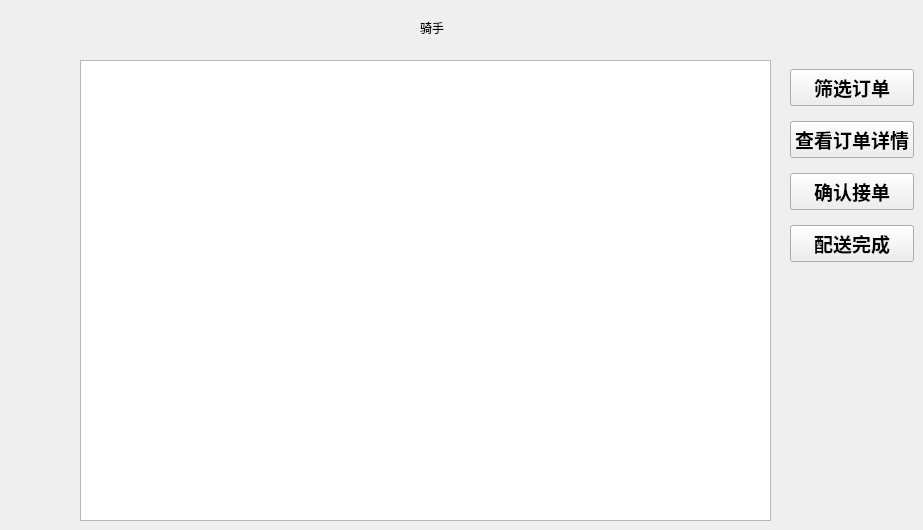
   <widget class="QWidget" name="page_6">
    <widget class="QLabel" name="label_13">
     <property name="geometry">
      <rect>
       <x>420</x>
       <y>20</y>
       <width>72</width>
       <height>15</height>
      </rect>
     </property>
     <property name="text">
      <string>骑手</string>
     </property>
    </widget>
    <widget class="QTableView" name="tableView_2">
     <property name="geometry">
      <rect>
       <x>80</x>
       <y>60</y>
       <width>691</width>
       <height>461</height>
      </rect>
     </property>
    </widget>
    <widget class="QWidget" name="layoutWidget">
     <property name="geometry">
      <rect>
       <x>790</x>
       <y>60</y>
       <width>124</width>
       <height>211</height>
      </rect>
     </property>
     <layout class="QVBoxLayout" name="verticalLayout_4">
      <item>
       <widget class="QPushButton" name="screen">
        <property name="font">
         <font>
          <family>楷体</family>
          <pointsize>14</pointsize>
          <bold>true</bold>
         </font>
        </property>
        <property name="text">
         <string>筛选订单</string>
        </property>
       </widget>
      </item>
      <item>
       <widget class="QPushButton" name="viewdetails">
        <property name="font">
         <font>
          <family>楷体</family>
          <pointsize>14</pointsize>
          <bold>true</bold>
         </font>
        </property>
        <property name="text">
         <string>查看订单详情</string>
        </property>
       </widget>
      </item>
      <item>
       <widget class="QPushButton" name="confirm">
        <property name="font">
         <font>
          <family>楷体</family>
          <pointsize>14</pointsize>
          <bold>true</bold>
         </font>
        </property>
        <property name="text">
         <string>确认接单</string>
        </property>
       </widget>
      </item>
      <item>
       <widget class="QPushButton" name="finished">
        <property name="font">
         <font>
          <family>楷体</family>
          <pointsize>14</pointsize>
          <bold>true</bold>
         </font>
        </property>
        <property name="text">
         <string>配送完成</string>
        </property>
       </widget>
      </item>
     </layout>
    </widget>
   </widget>
